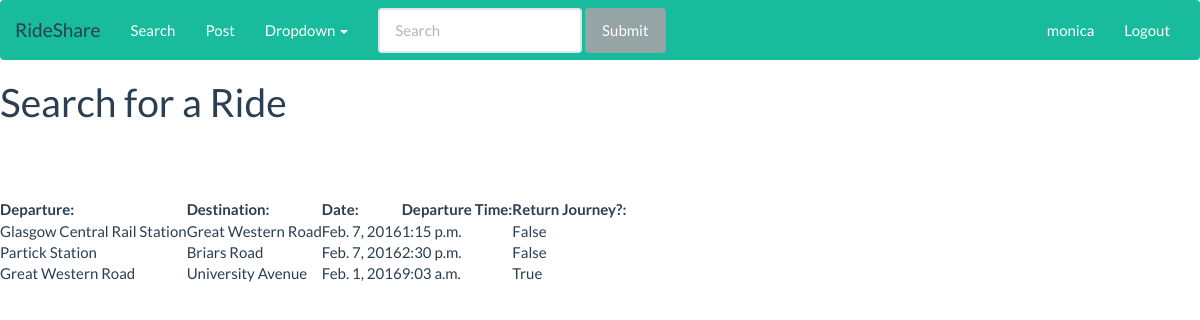
The page /search_ride (signed in) on the database its author committed.
### rideshare/models.py (models this page shows)
class Journey(models.Model):
    departure = models.CharField(max_length=30)
    destination = models.CharField(max_length=30)
    travelling_date = models.DateField(null = True)
    travelling_time = models.TimeField(null = True)
    is_return = models.BooleanField(default=False)
    class Meta:
        db_table = "journey"

### rideshare/views.py (the view)
# urls.py: url(r'^search_ride', views.search_ride, name='search_ride'),
def search_ride(request):
    journey_list = Journey.objects.order_by('-travelling_date', 'travelling_time')
    context_dict = {'journeys': journey_list}
    return render(request, 'rideshare/searchRide.html', context_dict)

### templates/rideshare/searchRide.html (shortened to what this page needs)
<!DOCTYPE html>
{% extends 'rideshare/base.html' %}
{% block body_block %}
	<h1>Search for a Ride</h1>
	{% if journeys %}
		<table>
			<tr>
				<th>Departure: </th>
				<th>Destination: </th>
				<th>Date: </th>
				<th>Departure Time: </th>
				<th>Return Journey?: </th>
			</tr>
			{% for journey in journeys %}
			<tr>
					<td>{{ journey.departure }}</td>
					<td>{{ journey.destination }}</td>
					<td>{{ journey.travelling_date }}</td>
					<td>{{ journey.travelling_time }}</td>
					<td>{{ journey.is_return }}</td>
			</tr>
			{% endfor %}
		</table>
    {% else %}
        <strong>There are no journeys currently.</strong>
    {% endif %}
{% endblock %}

### templates/rideshare/base.html (shortened to what this page needs)
<!DOCTYPE html>
<html>
    <head>
	<link rel="stylesheet" href="../../static/CSS/style.css" />
    </head>
    <body>
		<nav class="navbar navbar-inverse">
		  <div class="container-fluid">
			<div class="navbar-header">
			  <a class="navbar-brand" href="/rideshare/">RideShare <span class="sr-only">(current)</span></a>
			</div>
			<div class="collapse navbar-collapse" id="bs-example-navbar-collapse-2">
			  <ul class="nav navbar-nav">
				<li><a href="/search_ride/">Search </a></li>
				<li><a href="/rideshare/post_ride/">Post</a></li>
				<li class="dropdown">
				  <a href="#" class="dropdown-toggle" data-toggle="dropdown" role="button" aria-expanded="false">Dropdown <span class="caret"></span></a>
				</li>
			  </ul>
			  <form class="navbar-form navbar-left" role="search">
				<div class="form-group">
				  <input type="text" class="form-control" placeholder="Search">
				</div>
				<button type="submit" class="btn btn-default">Submit</button>
			  </form>
			  {% if user.is_authenticated %}
			  <ul class="nav navbar-nav navbar-right">
                <li><a>{{user.username}}</a></li>
				<li><a href="/rideshare/logout/">Logout</a></li>
			  </ul>
			  {% else %}
			  <ul class="nav navbar-nav navbar-right">
				<li><a href="/rideshare/login/">Login</a></li>
				<li><a href="/rideshare/register/">Register</a></li>
			  </ul>
			  {% endif %}
			</div>
		  </div>
		</nav>
		<div>
			{% block body_block %}{% endblock %}
		</div>
    </body>
</html>

### rows shown on the page
Journey: departure "Glasgow Central Rail Station", destination "Great Western Road", travelling_date "Feb. 7, 2016", travelling_time "1:15 p.m.", is_return "False"
Journey: departure "Partick Station", destination "Briars Road", travelling_date "Feb. 7, 2016", travelling_time "2:30 p.m.", is_return "False"
Journey: departure "Great Western Road", destination "University Avenue", travelling_date "Feb. 1, 2016", travelling_time "9:03 a.m.", is_return "True"

### other values the page prints
{{ user.username }} "monica"
